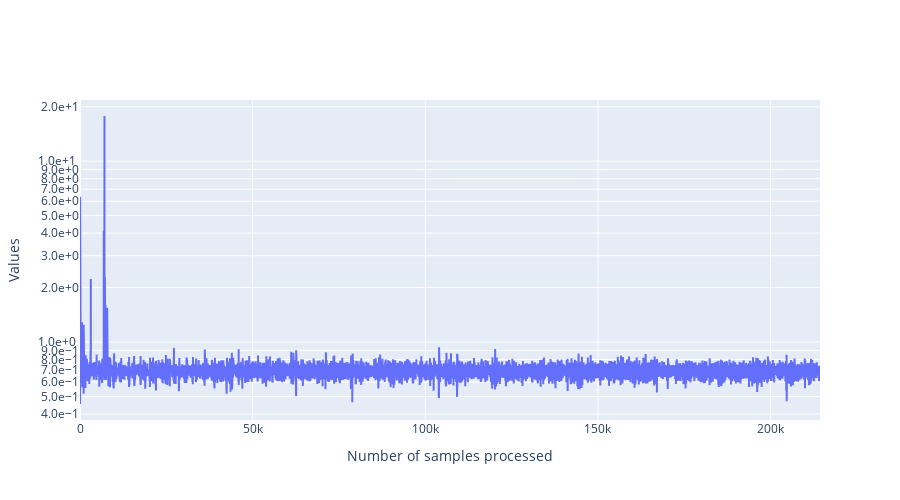

Notebook source saved alongside this figure:
### Code cell
filtered_dataframe = data.df
import ipywidgets as widgets
class PersoToggleButton(widgets.ToggleButton):
    def __init__(self,name=None,*args,**kargs):
        super(PersoToggleButton, self).__init__(*args,**kargs)
        self.name = name

compute_width = lambda value:f"{max(len(str(value)) * 12, 60) + 20}px"
list_vertical_widgets = []
dico_changing_widgets_metadata = {}
list_changing_widgets_metrics = []
list_changing_widgets_tr_valid = []
# Widgets for the metadata ------------------------------------------------------------------
label_metadata_filter = "Metadata"
llocalvertwidgets = []
dico_changing_widgets_reorganized = {"metadata":{},"metrics":{},"mode":{}}
for metadata_name in df.columns:

    if metadata_name == "folder_id":
        continue
    possible_values = df[metadata_name].unique()
    label = widgets.Label(metadata_name)
    dico_changing_widgets_reorganized["metadata"][metadata_name] = {str(value):PersoToggleButton(
        value=True,
        description=str(value),
        disabled=False,
        button_style='', # 'success', 'info', 'warning', 'danger' or ''
        tooltip='',
        icon='check',
        layout = widgets.Layout(width = compute_width(value), margin='0px 0px 0px 0px'),
        name="metadata|"+metadata_name
    ) for value in possible_values}

    possibilities = list(dico_changing_widgets_reorganized["metadata"][metadata_name].values())
    dico_changing_widgets_metadata[metadata_name] = possibilities
    box = widgets.HBox(layout=widgets.Layout(width='100%',display='inline-flex',flex_flow='row wrap'),width='100%')
    box.overflow_x = 'auto'
    box.children = [label]+possibilities
    llocalvertwidgets.append(box)

box = widgets.VBox(width='100%')
box.children = llocalvertwidgets
list_vertical_widgets.append(box)
# Widgets to select metrics ---------------------------------------------------------------
label_metrics_filter = "Metrics"
dico_changing_widgets_reorganized["metrics"] = {str(metric_name):PersoToggleButton(
        value=True,
        description=metric_name,
        disabled=False,
        button_style='', # 'success', 'info', 'warning', 'danger' or ''
        tooltip='',
        icon='check',
        layout = widgets.Layout(width = compute_width(metric_name), margin='0px 0px 0px 0px'),
        name="metrics"
    )
    for metric_name in available_metrics}
possibilities = list(dico_changing_widgets_reorganized["metrics"].values())
list_changing_widgets_metrics = possibilities
box = widgets.HBox(layout=widgets.Layout(width='100%',display='inline-flex',flex_flow='row wrap'),width='100%')
box.overflow_x = 'auto'
box.children = possibilities
list_vertical_widgets.append(box)

# widgets to select tr or valid ----------------------------------------------------------
label_tr_valid_filter = "Mode_of_training"
possibilities = [PersoToggleButton(
        value=True,
        description=mode,
        disabled=False,
        button_style='', # 'success', 'info', 'warning', 'danger' or ''
        tooltip='',
        icon='check',
        layout = widgets.Layout(width = compute_width(mode), margin='0px 0px 0px 0px'),
        name="mode"
    )
    for mode in ["tr","valid"]]
list_changing_widgets_tr_valid = possibilities
box = widgets.HBox(layout=widgets.Layout(width='100%',display='inline-flex',flex_flow='row wrap'),width='100%')
box.overflow_x = 'auto'
box.children = possibilities
list_vertical_widgets.append(box)

titles = ["Metadata", "Metrics","Mode_of_training"]
l = []
for i,[item,title] in enumerate((zip(list_vertical_widgets,titles))):
    accordion = widgets.Accordion(children=[item],titles=(title,))
    accordion.set_title(0,title)
    accordion.selected_index = 0
    if i == 0:
        accordion.selected_index = None
    l.append(accordion)
# widget for moving average
moving_average = widgets.IntText(
    value=100,
    description='mean_window',
    disabled=False
)
# widget to toggle log scale for the y axis
y_log_scale = widgets.ToggleButton(
        value=True,
        description="logy",
        disabled=False,
        button_style='', # 'success', 'info', 'warning', 'danger' or ''
        tooltip='',
        icon='check',
        layout = widgets.Layout(width = compute_width("logy"), margin='0px 0px 0px 0px')
    )

global_box = widgets.VBox(l+[moving_average,y_log_scale])

# Handlers --------------------------------------------------------------------------------------
from IPython.display import display,clear_output
import plotly.graph_objects as go
import main.src.analysis.tools as tls

def filter_metrics(runs):
    global states
    new_dico = {}
    for f,dico in dico_metrics.items():
        if f not in runs:
            continue
        new_dico[f] = {}
        for metric_name,list_values in dico.items():
            if states["metrics"][metric_name] is True:
                new_dico[f][metric_name] = list_values
    return new_dico
def plot(dico_vals,filtered_dataframe):
    global states
    import numpy as np
    list_scatters = []
    import matplotlib.pyplot as plt
    for run,dico_metrics in dico_vals.items():
        line_dataframe = filtered_dataframe[filtered_dataframe["folder_id"] == run]
        batch_size_tr = line_dataframe["tr_batch_size"].values[0]
        batch_size_valid = line_dataframe["valid_batch_size"].values[0]
        for metric_name,metric_values in dico_metrics.items():
            if metric_name == "loss":
                metric_name = "loss_"+filtered_dataframe[filtered_dataframe["folder_id"] == run]["loss"].values[0]
            access_name = "_values"
            for mode,state in states["mode"].items():
                if state is False:
                    continue
                print(metric_values)
                batch_size = batch_size_tr if mode == "tr" else batch_size_valid
                access_name1 = mode + access_name
                v = metric_values[access_name1]
                window = int(moving_average.value/batch_size)
                new_values = []
                for i in range(len(v)-window):
                    new_values.append(np.mean(v[i:min(i+window,len(v))]))
                v = np.array(new_values)
                x = np.arange(0,v.shape[0]) * batch_size
                x = pd.Series(x)
                v = pd.Series(v)
                graph = go.Scatter(x=x,y=v,mode='lines',name=f"{metric_name} {mode} {run}",
                                   hovertemplate='Sample n°: %{x}'+f'<br>{metric_name} {mode}<br>{run}:'+' %{y}')
                list_scatters.append(graph)
    plt.clf()
    fig = go.Figure(
        data=list_scatters,
        layout=go.Layout(
            title=go.layout.Title(text=""),
            xaxis_title="Number of samples processed",
            yaxis_title="Values",
            legend=dict(
                orientation="h",
                y=1,
                x=1
            ),
            yaxis={'tickformat':'.1e',},
            width=900,
            height = 500
        ),
    )
    if states["others"]["logy"] is True:
        fig.update_yaxes(type="log")
    clear_output()
    display(global_box)
    fig.show()
states = {"others":{"mean_window":moving_average.value,"logy":False},
          "mode":{"tr":False,"valid":False},
          "metrics":{k:False for k in available_metrics},
          "metadata":{k:{
              str(k1):False for k1 in df[k].unique()
          } for k in df.columns}
          }
def handler(v):
    global query
    if v["name"] == "disabled":
        return
    global states
    try:
        name = "others"
        try:
            name = v["owner"].name
        except:
            pass
        name = name.split("|")
        try:
            new_val = not(v["new"]["value"])
        except:
            new_val = not(v["new"])
    except Exception as e:
        return
    if len(name) == 2:
        states[name[0]][name[1]][v["owner"].description] = not(states[name[0]][name[1]][v["owner"].description])
    else:
        states[name[0]][v["owner"].description] = not(states[name[0]][v["owner"].description])
    runs = filtered_dataframe["folder_id"].unique()
    dico_vals = filter_metrics(runs)
    plot(dico_vals,filtered_dataframe)
    try:
        print(dico_vals['2021-06-20_17h39min55s_']["mae"])
    except:
        pass
    print(metric_name)

for name,liste_w in dico_changing_widgets_metadata.items():
    for w in liste_w:
        w.observe(handler)
for w in list_changing_widgets_metrics:
    w.observe(handler)
list_changing_widgets_metrics[-1].value = True
for w in list_changing_widgets_tr_valid:
    w.observe(handler)
for w in [moving_average,y_log_scale]:
    w.observe(handler)
global_box

### Figure 1 — Plotly figure (JSON) as saved in the notebook; plotly's stock layout.template omitted (floating-point values rounded to 4 significant figures; data arrays with more than 128 entries replaced by an {"elided": "..."} marker saying what was removed)
{"data": [{"hovertemplate": "Sample n°: %{x}<br>loss_crossentropy tr<br>2021-07-17_01h06min09s_: %{y}", "mode": "lines", "name": "loss_crossentropy tr 2021-07-17_01h06min09s_", "type": "scatter", "x": {"elided": "21431 int values"}, "y": {"elided": "21431 float values"}}], "layout": {"height": 500, "legend": {"orientation": "h", "x": 1, "y": 1}, "title": {"text": ""}, "width": 900, "xaxis": {"title": {"text": "Number of samples processed"}}, "yaxis": {"tickformat": ".1e", "title": {"text": "Values"}, "type": "log"}}}
